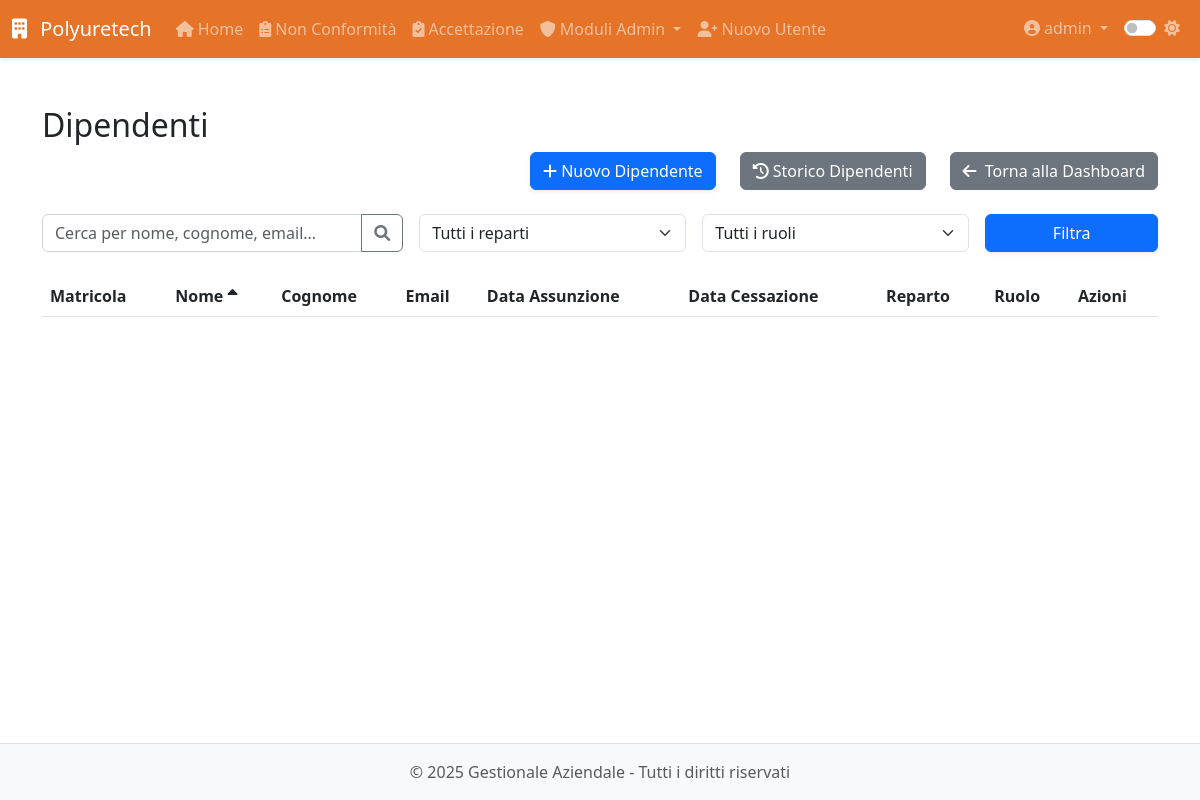
The page /modulo8/modulo8/dipendenti (signed in) on the database as committed earlier.
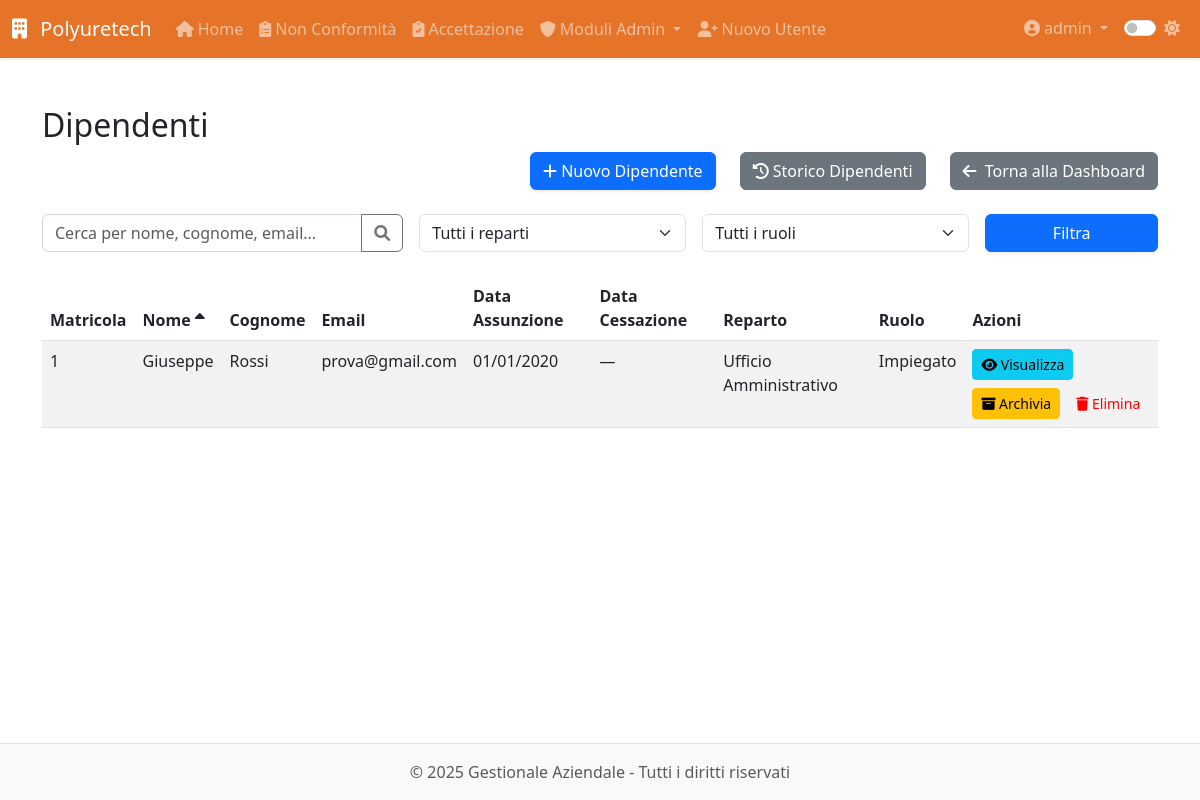
The same page on the database as committed later.
### app/models.py (models this page shows, shortened)
class User(UserMixin, db.Model):
    __tablename__ = 'users'
    id = db.Column(db.Integer, primary_key=True)
    username = db.Column(db.String(64), unique=True, nullable=False, index=True)
    email = db.Column(db.String(120), unique=True, nullable=False, index=True)
    password_hash = db.Column(db.String(128), nullable=False)
    role = db.Column(db.String(20), default='operatore')  # 'operatore' o 'admin'
    created_at = db.Column(db.DateTime, default=datetime.utcnow)
    last_login = db.Column(db.DateTime)
    is_active = db.Column(db.Boolean, default=True)
    is_admin = db.Column(db.Boolean, default=False)
    modules = db.Column(db.String(255), default='')  # Lista di moduli accessibili separati da virgola
    modulo1_entries = db.relationship('Modulo1Entry',
                               backref='author',
                               lazy='dynamic',
                               foreign_keys='Modulo1Entry.user_id')
    modulo5_entries = db.relationship('Modulo5Entry',
                               backref='author',
                               lazy='dynamic',
                               foreign_keys='Modulo5Entry.user_id')
    def is_admin(self):
        return self.role == 'admin'

class Dipendente(db.Model):
    __tablename__ = 'dipendente'
    id = db.Column(db.Integer, primary_key=True)
    nome = db.Column(db.String(100), nullable=False)
    cognome = db.Column(db.String(100), nullable=False)
    data_nascita = db.Column(db.Date, nullable=False)
    luogo_nascita = db.Column(db.String(100), nullable=False)
    provincia_nascita = db.Column(db.String(2), nullable=False)
    codice_fiscale = db.Column(db.String(16))
    email = db.Column(db.String(120))
    telefono = db.Column(db.String(20))
    matricola = db.Column(db.String(20), unique=True)
    reparto = db.Column(db.String(100))
    ruolo = db.Column(db.String(100))
    data_assunzione_somministrazione = db.Column(db.Date)
    agenzia_somministrazione = db.Column(db.String(100))
    data_assunzione_indeterminato = db.Column(db.Date)
    legge_104 = db.Column(db.Boolean, default=False)
    donatore_avis = db.Column(db.Boolean, default=False)
    indirizzo_residenza = db.Column(db.String(200))
    citta_residenza = db.Column(db.String(100))
    provincia_residenza = db.Column(db.String(2))
    cap_residenza = db.Column(db.String(5))
    data_cessazione = db.Column(db.Date)
    note = db.Column(db.Text)
    archiviato = db.Column(db.Boolean, default=False)
    created_by_id = db.Column(db.Integer, db.ForeignKey('users.id'))
    created_by = db.relationship('User', backref='dipendenti_creati')
    competenze = db.relationship('Competenza',
                               secondary='dipendente_competenza',
                               backref=db.backref('dipendenti', lazy='dynamic'))
    competenze_associate = db.relationship('DipendenteCompetenza',
                                         back_populates='dipendente',
                                         overlaps="competenze,dipendenti")
    vestiario = db.relationship('Inventory',
                              secondary='prelievi_vestiario',
                              backref='dipendenti')
    performance = db.relationship('Performance', back_populates='dipendente', cascade='all, delete-orphan')
    partecipazioni_corsi = db.relationship('PartecipazioneCorso', backref='dipendente', lazy=True)
    corsi_sicurezza = db.relationship('CorsoSicurezza', secondary='dipendente_corso_sicurezza',
                                    backref=db.backref('dipendenti', lazy=True))
    @property
    def data_cessazione_date(self):
        return self.data_cessazione.date() if self.data_cessazione else None

### app/routes/modulo8.py (the view, shortened to what this page needs)
@modulo8.route('/modulo8/dipendenti')
@login_required
@admin_required
def dipendenti():
    search = request.args.get('search', '')
    reparto = request.args.get('reparto', '')
    ruolo = request.args.get('ruolo', '')
    sort_by = request.args.get('sort_by', 'nome')  # default sort by nome
    sort_order = request.args.get('sort_order', 'asc')  # default ascending
    query = Dipendente.query.filter_by(archiviato=False)
    if reparto:
        query = query.filter(Dipendente.reparto == reparto)
    if ruolo:
        query = query.filter(Dipendente.ruolo == ruolo)
    if sort_order == 'desc':
        query = query.order_by(getattr(Dipendente, sort_by).desc())
    else:
        query = query.order_by(getattr(Dipendente, sort_by).asc())
    dipendenti = query.all()
    reparti = db.session.query(Dipendente.reparto).distinct().filter(Dipendente.reparto.isnot(None)).all()
    reparti = [r[0] for r in reparti]
    ruoli = db.session.query(Dipendente.ruolo).distinct().filter(Dipendente.ruolo.isnot(None)).all()
    ruoli = [r[0] for r in ruoli]
    now = datetime.utcnow()
    return render_template(
        'modulo8/dipendenti.html',
        dipendenti=dipendenti,
        now=now,
        reparti=reparti,
        ruoli=ruoli,
        sort_by=sort_by,
        sort_order=sort_order
    )

### app/models.py (called while the page is built)
@login_manager.user_loader
def load_user(id):
    return User.query.get(int(id))

### app/utils.py (called while the page is built)
def admin_required(f):
    @wraps(f)
    def decorated_function(*args, **kwargs):
        if not current_user.is_admin:
            abort(403)
        return f(*args, **kwargs)
    return decorated_function

### app/templates/modulo8/dipendenti.html (shortened to what this page needs)
{% extends 'base.html' %}
{% block content %}
<div class="module-view">
  <h2>Dipendenti</h2>
  <div class="d-flex justify-content-end gap-4 mb-4">
    <a href="{{ url_for('modulo8.nuovo_dipendente') }}" class="btn btn-primary">
      <i class="fas fa-plus"></i> Nuovo Dipendente
    </a>
    <a href="{{ url_for('modulo8.storico_dipendenti') }}" class="btn btn-secondary">
      <i class="fas fa-history"></i> Storico Dipendenti
    </a>
    <a href="{{ url_for('modulo8.dashboard') }}" class="btn btn-secondary">
      <i class="fas fa-arrow-left me-1"></i> Torna alla Dashboard
  </a>
  </div>
  <div class="search-container mb-4">
    <form action="{{ url_for('modulo8.dipendenti') }}" method="GET" class="row g-3">
      <div class="col-md-4">
        <div class="input-group">
          <input type="text" class="form-control" name="search" placeholder="Cerca per nome, cognome, email..." value="{{ request.args.get('search', '') }}">
          <button class="btn btn-outline-secondary" type="submit">
            <i class="fas fa-search"></i>
          </button>
        </div>
      </div>
      <div class="col-md-3">
        <select class="form-select" name="reparto">
          <option value="">Tutti i reparti</option>
        </select>
      </div>
      <div class="col-md-3">
        <select class="form-select" name="ruolo">
          <option value="">Tutti i ruoli</option>
        </select>
      </div>
      <div class="col-md-2">
        <button type="submit" class="btn btn-primary w-100">Filtra</button>
      </div>
    </form>
  </div>
  <table class="table table-striped">
    <thead>
      <tr>
        <th>
          <a href="{{ url_for('modulo8.dipendenti', sort_by='matricola', sort_order='asc' if sort_by != 'matricola' or sort_order == 'desc' else 'desc', search=search, reparto=reparto, ruolo=ruolo) }}" class="text-decoration-none text-dark">
            Matricola
          </a>
        </th>
        <th>
          <a href="{{ url_for('modulo8.dipendenti', sort_by='nome', sort_order='asc' if sort_by != 'nome' or sort_order == 'desc' else 'desc', search=search, reparto=reparto, ruolo=ruolo) }}" class="text-decoration-none text-dark">
            Nome
            {% if sort_by == 'nome' %}
              <i class="fas fa-sort-{{ 'up' if sort_order == 'asc' else 'down' }}"></i>
            {% endif %}
          </a>
        </th>
        <th>
          <a href="{{ url_for('modulo8.dipendenti', sort_by='cognome', sort_order='asc' if sort_by != 'cognome' or sort_order == 'desc' else 'desc', search=search, reparto=reparto, ruolo=ruolo) }}" class="text-decoration-none text-dark">
            Cognome
          </a>
        </th>
        <th>
          <a href="{{ url_for('modulo8.dipendenti', sort_by='email', sort_order='asc' if sort_by != 'email' or sort_order == 'desc' else 'desc', search=search, reparto=reparto, ruolo=ruolo) }}" class="text-decoration-none text-dark">
            Email
          </a>
        </th>
        <th>
          <a href="{{ url_for('modulo8.dipendenti', sort_by='data_assunzione_indeterminato', sort_order='asc' if sort_by != 'data_assunzione_indeterminato' or sort_order == 'desc' else 'desc', search=search, reparto=reparto, ruolo=ruolo) }}" class="text-decoration-none text-dark">
            Data Assunzione
          </a>
        </th>
        <th>
          <a href="{{ url_for('modulo8.dipendenti', sort_by='data_cessazione', sort_order='asc' if sort_by != 'data_cessazione' or sort_order == 'desc' else 'desc', search=search, reparto=reparto, ruolo=ruolo) }}" class="text-decoration-none text-dark">
            Data Cessazione
          </a>
        </th>
        <th>
          <a href="{{ url_for('modulo8.dipendenti', sort_by='reparto', sort_order='asc' if sort_by != 'reparto' or sort_order == 'desc' else 'desc', search=search, reparto=reparto, ruolo=ruolo) }}" class="text-decoration-none text-dark">
            Reparto
          </a>
        </th>
        <th>
          <a href="{{ url_for('modulo8.dipendenti', sort_by='ruolo', sort_order='asc' if sort_by != 'ruolo' or sort_order == 'desc' else 'desc', search=search, reparto=reparto, ruolo=ruolo) }}" class="text-decoration-none text-dark">
            Ruolo
          </a>
        </th>
        <th>Azioni</th>
      </tr>
    </thead>
    <tbody>
      {% for dip in dipendenti %}
      <tr>
        <td>{{ dip.matricola or '—' }}</td>
        <td>{{ dip.nome }}</td>
        <td>{{ dip.cognome }}</td>
        <td>{{ dip.email or '—' }}</td>
        <td>
          {% if dip.data_assunzione_indeterminato %}
            {{ dip.data_assunzione_indeterminato.strftime('%d/%m/%Y') }}
          {% elif dip.data_assunzione_somministrazione %}
            {{ dip.data_assunzione_somministrazione.strftime('%d/%m/%Y') }}
          {% else %}
            —
          {% endif %}
        </td>
        <td>{{ dip.data_cessazione_date.strftime('%d-%m-%Y') if dip.data_cessazione_date else '—' }}</td>
        <td>{{ dip.reparto or '—' }}</td>
        <td>{{ dip.ruolo or '—' }}</td>
        <td>
          <div class="d-flex gap-2 flex-wrap">
            <a href="{{ url_for('modulo8.profilo_dipendente', id=dip.id) }}" class="btn btn-sm btn-info">
              <i class="fas fa-eye"></i> Visualizza
            </a>
            <button type="button" class="btn btn-sm btn-warning" data-bs-toggle="modal" data-bs-target="#archiveModal{{ dip.id }}">
              <i class="fas fa-archive"></i> Archivia
            </button>
            <button type="button" class="btn btn-sm btn-danger" data-bs-toggle="modal" data-bs-target="#deleteModal{{ dip.id }}">
              <i class="fas fa-trash"></i> Elimina
            </button>
          </div>
        </td>
      </tr>
      {% endfor %}
    </tbody>
  </table>
</div>
{% endblock %}

### app/templates/base.html (shortened to what this page needs)
<!DOCTYPE html>
<html lang="it">
<head>
    <link href="https://cdn.jsdelivr.net/npm/bootstrap@5.3.0-alpha1/dist/css/bootstrap.min.css" rel="stylesheet">
    <link rel="stylesheet" href="https://cdnjs.cloudflare.com/ajax/libs/font-awesome/6.0.0/css/all.min.css">
    <link id="theme-style" rel="stylesheet" href="{{ url_for('static', filename='css/theme-' + theme + '.css') }}">
    <link rel="stylesheet" href="{{ url_for('static', filename='css/style.css') }}">
    <link rel="stylesheet" href="{{ url_for('static', filename='css/modulo8.css') }}">
</head>
<body>
    <header class="navbar navbar-expand-lg navbar-dark bg-primary sticky-top shadow-sm">
        <div class="container-fluid">
            <a class="navbar-brand" href="{{ url_for('dashboard.index') }}">
                <i class="fas fa-building me-2"></i> Polyuretech
            </a>
            <div class="collapse navbar-collapse" id="navbarMain">
                {% if current_user.is_authenticated %}
                <ul class="navbar-nav me-auto">
                    <li class="nav-item">
                        <a class="nav-link" href="{{ url_for('dashboard.index') }}">
                            <i class="fas fa-home me-1"></i>Home
                        </a>
                    </li>
                    <li class="nav-item">
                        <a class="nav-link" href="{{ url_for('modulo1.index') }}">
                            <i class="fas fa-clipboard-list me-1"></i>Non Conformità
                        </a>
                    </li>
                    <li class="nav-item">
                        <a class="nav-link" href="{{ url_for('modulo5.index') }}">
                            <i class="fas fa-clipboard-check me-1"></i>Accettazione
                        </a>
                    </li>
                    {% if current_user.is_admin() %}
                    <li class="nav-item dropdown">
                        <a class="nav-link dropdown-toggle" href="#" id="adminModulesDropdown" data-bs-toggle="dropdown">
                            <i class="fas fa-shield-alt me-1"></i>Moduli Admin
                        </a>
                    </li>
                    <li class="nav-item">
                        <a class="nav-link" href="{{ url_for('auth.register') }}">
                            <i class="fas fa-user-plus me-1"></i>Nuovo Utente
                        </a>
                    </li>
                    {% endif %}
                </ul>
                <ul class="navbar-nav ms-auto">
                    <li class="nav-item dropdown">
                        <a class="nav-link dropdown-toggle" href="#" id="userDropdown" data-bs-toggle="dropdown">
                            <i class="fas fa-user-circle me-1"></i>{{ current_user.username }}
                        </a>
                    </li>
                    <li class="nav-item">
                        <div class="nav-link">
                            <div class="form-check form-switch">
                                <input class="form-check-input" type="checkbox" id="darkModeToggle" {% if theme == 'dark' %}checked{% endif %}>
                                <label class="form-check-label" for="darkModeToggle">
                                    <i id="theme-icon" class="fas {% if theme == 'dark' %}fa-moon{% else %}fa-sun{% endif %}"></i>
                                </label>
                            </div>
                        </div>
                    </li>
                </ul>
                {% endif %}
            </div>
        </div>
    </header>
    <main class="container py-4">
        {% block content %}{% endblock %}
    </main>
    <footer class="footer mt-auto py-3 bg-light">
        <div class="container text-center">
            <span class="text-muted">&copy; {{ current_year }} {{ app_name }} - Tutti i diritti riservati</span>
        </div>
    </footer>
</body>
</html>

### app/static/css/theme-light.css (style rules this page uses)
:root { --primary-color: #e05a00d7; --secondary-color: #6c757d; --bg-color: #ffffff; --text-color: #212529; --border-color: #dee2e6; --hover-bg: #f8f9fa; --card-bg: #ffffff; --card-border: #e9ecef; --input-bg: #ffffff; --input-border: #ced4da; --footer-bg: #f8f9fa; --footer-text: #6c757d; --bs-primary-rgb: 0, 0, 0; --bs-success-rgb: 1, 150, 20; --bs-info-rgb: 0, 0, 255; --bs-purple-rgb: 128, 0, 128; --bs-orange-rgb: 255, 165, 0; --bs-teal-rgb: 180, 180, 180; --bs-warning-rgb: 255, 255, 0; --bs-danger-rgb: 255, 0, 0; --bs-btn-bg: #ffffff; }
body { background-color: var(--bg-color); color: var(--text-color); transition: all 0.3s ease; }
.navbar-dark { background-color: var(--primary-color) !important; }
.form-control { background-color: var(--input-bg); border-color: var(--input-border); color: var(--text-color); }
.footer { background-color: var(--footer-bg) !important; color: var(--footer-text); border-top: 1px solid var(--border-color); }
.table { color: var(--text-color); }
.table-striped tbody tr:nth-of-type(odd) { background-color: rgba(0, 0, 0, 0.05); }
.btn-danger { background-color: var(--bs-danger-rgb); color: #ff0000; border: none; }

### app/static/css/style.css (style rules this page uses)
body { display: flex; flex-direction: column; min-height: 100vh; }
main { flex: 1; }
.btn-primary { box-shadow: 0 .125rem .25rem rgba(0,0,0,.075); }

Rows that differ between the two databases and show on the page:
added Dipendente: matricola "1", nome "Giuseppe", cognome "Rossi", email "prova@gmail.com", data_assunzione_indeterminato "01/01/2020", data_cessazione_date "—", reparto "Ufficio Amministrativo", ruolo "Impiegato"
